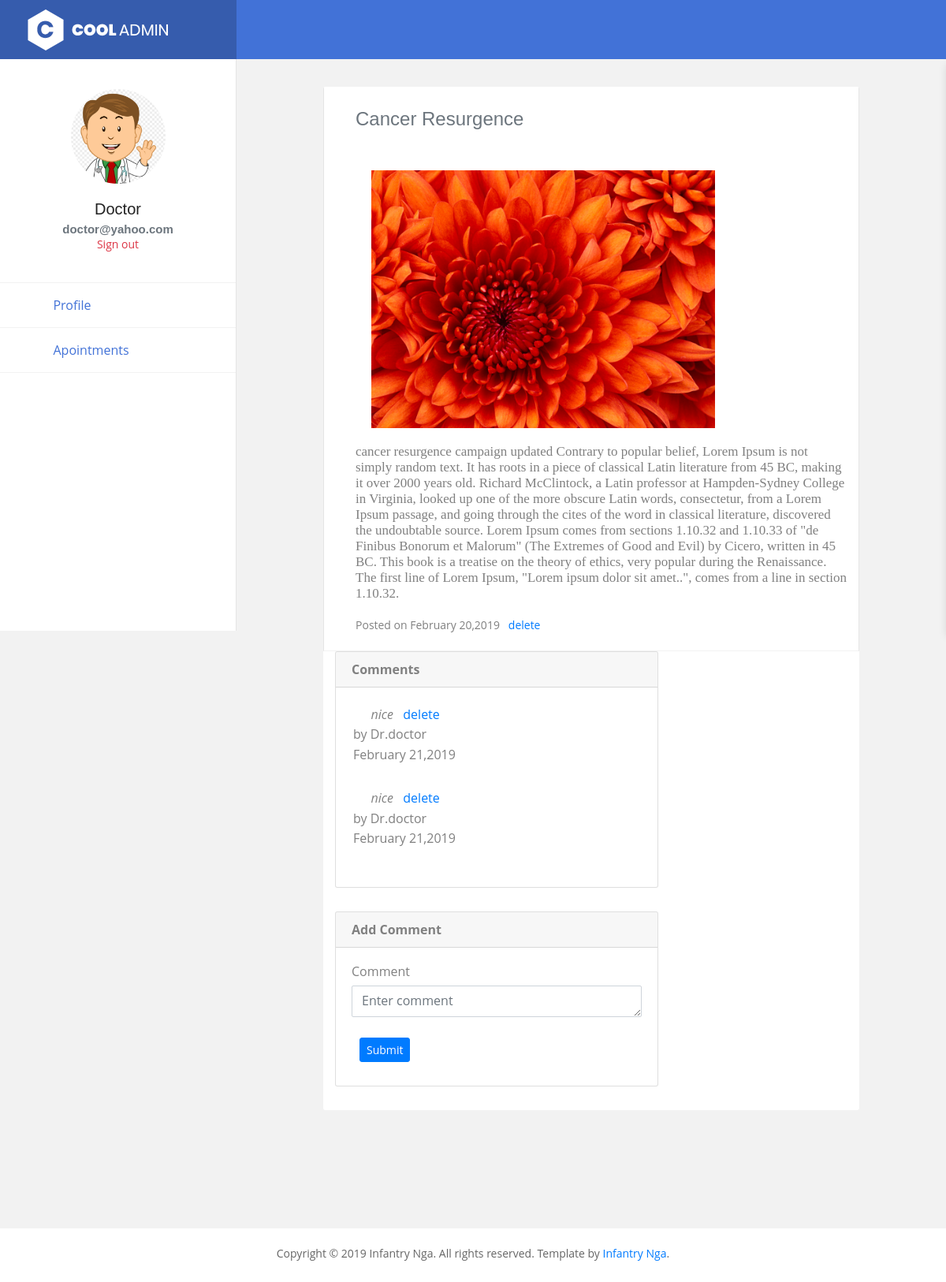
The app's page /postview.php?slug=cancerresurgence (signed in) with its own data.
### tables this page shows
CREATE TABLE `doctors` (
  `id` int(15) NOT NULL,
  `fullName` varchar(40) NOT NULL,
  `emailAddress` varchar(40) NOT NULL,
  `password` varchar(100) NOT NULL,
  `status` tinyint(1) NOT NULL,
  `specialization` text NOT NULL,
  `imageName` varchar(100) NOT NULL,
  `user_type` tinyint(4) NOT NULL
);

CREATE TABLE `posts` (
  `id` int(11) NOT NULL,
  `title` text NOT NULL,
  `content` text NOT NULL,
  `doctor_id` int(11) NOT NULL,
  `date_created` text NOT NULL,
  `imageName` varchar(100) NOT NULL,
  `slug` varchar(1000) NOT NULL
);

CREATE TABLE `comments` (
  `id` int(11) NOT NULL,
  `post_id` int(11) NOT NULL,
  `body` text NOT NULL,
  `patient_name` text NOT NULL,
  `date` text NOT NULL
);

### postview.php (the view, shortened to what this page needs)
<?php
  $id=$_SESSION['doctor_id'];
  $userType='doctors';
  $con=mysqli_connect('localhost','root','','infantry');
  $sql="select * from $userType where id='$id' ";
  $dbc=mysqli_query($con,$sql);
  while ($row=mysqli_fetch_array($dbc)) {
      $username=$row['fullName'];
      $imageName=$row['imageName'];
      $email=$row['emailAddress'];
  }
?>
<!DOCTYPE html>
<html lang="en">
<head>
    <?php include('includes/css.php');?>
        <link rel="stylesheet" type="text/css" href="css/style.css">
</head>
<body class="animsition">
    <div class="page-wrapper">
        <?php include('includes/sidebar.php');?>
        <div class="page-container2">
          <?php include('includes/header.php');?>
                <?php
                    if(isset($_GET['slug'])){
                          $slug=$_GET['slug'];
                          $con=mysqli_connect('localhost','root','','infantry');
                          $sql="select * from posts where slug='$slug' ";
                          $dbc=mysqli_query($con,$sql);
                          while ($row=mysqli_fetch_array($dbc)) {
                              $post_id=$row['id'];
                              $title=$row['title'];
                              $content=$row['content'];
                              $date=$row['date_created'];
                              $imgNm=$row['imageName'];
                          }
                    }
                ?>
             <div class="doctor_table">
                    <div class="au-card au-card--no-shadow au-card--no-pad m-b-40 au-card--border">
                        <div class="au-task js-list-load au-task--border">
                            <div class="au-task__title">
                                <p><h1 class="title-3 m-b-30 text-muted"><?=$title?></h1></p>
                                <p>
                                  <img src="posts/<?php echo $imgNm;?>" class="singlePost">
                                </p>
                                <p class="content-text">
                                    <?=$content?>
                                </p><br>
                                <p>Posted on <?=$date?>&nbsp&nbsp
                                <a href="postview.php?dslug=<?=$slug?>">delete&nbsp<i class="fa fa-trash" title="delete post" style="color: #696969; "></i></a>
                              </p>
                            </div>
                            <div class="comment">
                               <div class="col-md-8">
                                <div class="card">
                                    <div class="card-header">
                                        <strong class="card-title">Comments
                                        </strong>
                                    </div>
                                    <div class="card-body">
                                        <?php
                                              $con=mysqli_connect('localhost','root','','infantry');
                                              $sql="select * from comments where post_id='$post_id' ";
                                              $dbc=mysqli_query($con,$sql);
                                              if($dbc->num_rows>0){
                                                while ($res=mysqli_fetch_array($dbc)) {
                                                    $commentId=$res['id'];
                                              ?>
                                                <div class="details">
                                                <p class="card-text"><span class="com"><i class="fa fa-comment"></i></span><i><?=$res['body']?></i>&nbsp&nbsp&nbsp<a href="postview.php?slug=<?=$slug?>&commentId=<?=$commentId?>">delete&nbsp<i class="fa fa-trash" title="delete comment" style="color: #696969;"></i></a></p>
                                                <p class="card-text">by <?=$res['patient_name']?></p>
                                                <p class="card-text"><?=$res['date']?></p><br></div>
                                              <?php
                                          }
                                      }
                                      else{
                                        ?>
                                         <p class="card-text">No comment for this post!</p>
                                        <?php
                                      }
                                     ?>
                                    </div>
                                </div>
                            </div>
                        </div>
                        <div class="comment">
                               <div class="col-md-8">
                                <div class="card">
                                    <div class="card-header">
                                        <strong class="card-title">Add Comment
                                        </strong>
                                    </div>
                                    <div class="card-body">
                                        <form action="" method="post">
                                          <div class="form-group">
                                                <label for="" class=" form-control-label">Comment</label>
                                                <textarea name="comment" class="form-control" rows="5" placeholder="Enter comment"></textarea>
                                            </div>
                                        <input type="submit" class="btn btn-primary btn-sm" name="addComment" style="margin: 10px">
                                        </form>
                                    </div>
                                </div>
                            </div>
                        </div>
                        </div>
                     </div>
                 </div>
             </div>
            <?php include('includes/footer.php');?>
        </div>
</body>
</html>

### includes/css.php
<link href="css/font-face.css" rel="stylesheet" media="all">
<link href="vendor/font-awesome-4.7/css/font-awesome.min.css" rel="stylesheet" media="all">
<link href="vendor/font-awesome-5/css/fontawesome-all.min.css" rel="stylesheet" media="all">
<link href="vendor/mdi-font/css/material-design-iconic-font.min.css" rel="stylesheet" media="all">
<link href="vendor/bootstrap-4.1/bootstrap.min.css" rel="stylesheet" media="all">
<link href="vendor/animsition/animsition.min.css" rel="stylesheet" media="all">
<link href="vendor/bootstrap-progressbar/bootstrap-progressbar-3.3.4.min.css" rel="stylesheet" media="all">
<link href="vendor/wow/animate.css" rel="stylesheet" media="all">
<link href="vendor/css-hamburgers/hamburgers.min.css" rel="stylesheet" media="all">
<link href="vendor/slick/slick.css" rel="stylesheet" media="all">
<link href="vendor/select2/select2.min.css" rel="stylesheet" media="all">
<link href="vendor/perfect-scrollbar/perfect-scrollbar.css" rel="stylesheet" media="all">
<link href="vendor/vector-map/jqvmap.min.css" rel="stylesheet" media="all">
<link href="css/theme.css" rel="stylesheet" media="all">

### includes/sidebar.php (shortened to what this page needs)
<aside class="menu-sidebar2">
      <div class="logo">
          <a href="">
              <img src="images/icon/logo-white.png" alt="Cool Admin" />
          </a>
      </div>
      <div class="menu-sidebar2__content js-scrollbar1">
          <div class="account2">
              <a href="doctorhome.php">
              <div class="image img-cir img-120">
                  <img src="profilePhotos/<?=$imageName ?>" alt="John Doe" />
              </div>
          </a>
              <h4 class="name"><?php echo $username;?></h4>
              <h5 class="text-muted"><?php echo $email;?></h5>
              <a href="logout.php" class="text-danger">Sign out</a>
          </div>
          <nav class="navbar-sidebar2">
              <ul class="list-unstyled navbar__list">
                  <li class="active has-sub">
                      <a class="js-arrow" href="#">
                          <i class="fas fa-edit"></i>Profile
                      </a>
                  </li>
                  <li class="active has-sub">
                      <a class="js-arrow" href="./appointments.php">
                          <i class="fas fa-plus"></i>Apointments
                      </a>
                  </li>
              </ul>
          </nav>
      </div>
  </aside>

### includes/header.php (shortened to what this page needs)
<header class="header-desktop2">
                <div class="section__content section__content--p30">
                    <div class="container-fluid">
                        <div class="header-wrap2">
                            <div class="header-button2">
                                <div class="header-button-item js-item-menu">
                                    <i class="zmdi zmdi-search"></i>
                                </div>
                                <div class="header-button-item has-noti ">
                                    <span><a href="home.php" style="color: white;"><i class="zmdi zmdi-home"></i></span>
                                    <div class="header-button-item has-noti js-item-menu">
                                    <span><i class="zmdi zmdi-notifications"></i></span>
                                </div>
                                <div class="header-button-item mr-0 js-sidebar-btn">
                                    <i class="zmdi zmdi-menu"></i>
                                </div>
                            </div>
                        </div>
                    </div>
                </div>
            </header>

### includes/footer.php
<div>
    <section>
        <div class="container-fluid">
            <div class="row">
                <div class="col-md-12">
                    <div class="copyright">
                        <p>Copyright &copy; <?php echo date("Y"); ?> Infantry Nga. All rights reserved. Template by <a href="https://colorlib.com">Infantry Nga</a>.</p>
                    </div>
                </div>
            </div>
        </div>
    </section>
</div>

### css/style.css (style rules this page uses)
body { font-family: 'Open Sans', sans-serif; line-height: 20px; color: #999999; font-size: 300; font-size: 16px; }
ol, ul { list-style: none; }
h1, h2, h3, h4, h5, h6 { font-family: 'Raleway', sans-serif; font-weight: 600; color: #222222; }
a, a:hover, a:focus, a:active { outline: none; }
.form-control { height: 40px; }
.doctor_table { padding: 110px; }
.singlePost { width: 70%; height: 80%; margin: 20px; }
.content-text { font-size: 17px; font-family: times new roman; }
.comment { margin-right:20px; }
.details { padding:2px; line-height: 1.6; }
.com { margin: 5px; }

### records on screen
doctors: imageName (picture), fullName "Doctor", emailAddress "doctor@yahoo.com"
posts: title "Cancer Resurgence", imageName (picture), content "cancer resurgence campaign updated Contrary to popular belief, Lorem Ipsum is not simply random text. It has roots in a piece of classical Latin literature from 45 BC, making it over 2000 years old. Richard McClintock, a Latin professor at Hampden-Sydney College in Virginia, looked up one of the more obscure Latin words, consectetur, from a Lorem Ipsum passage, and going through the cites of the word in classical literature, discovered the undoubtable source. Lorem Ipsum comes from sections 1.10.32 and 1.10.33 of \"de Finibus Bonorum et Malorum\" (The Extremes of Good and Evil) by Cicero, written in 45 BC. This book is a treatise on the theory of ethics, very popular during the Renaissance.…", date_created "February 20,2019"
comments: body "nice", patient_name "Dr.doctor", date "February 21,2019"
comments: body "nice", patient_name "Dr.doctor", date "February 21,2019"
